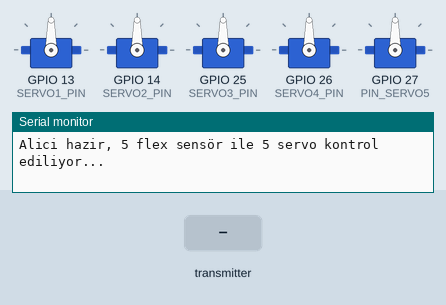
Bench run of a sketch on a simulated ESP32. On the bench: 5 × servo, the last lines printed to the serial monitor. The test bench sets the inputs (shaded band). No radio packets arrive unless stated.

Above: at 1.2 s.
1.3 s: the transmitter starts sending gelenVeriler.0 = 0
At 2.5 s:
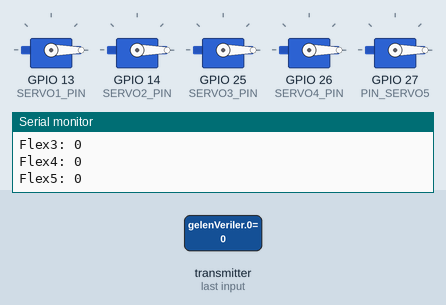
2.8 s: the transmitter starts sending gelenVeriler.1 = 64
At 3.6 s:
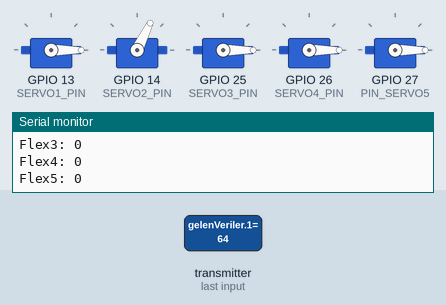
4.3 s: the transmitter starts sending gelenVeriler.2 = 64
At 4.8 s:
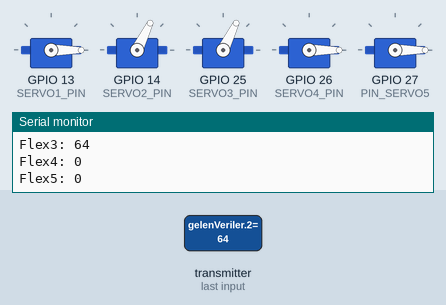
5.8 s: the transmitter starts sending gelenVeriler.3 = 64
At 7.0 s:
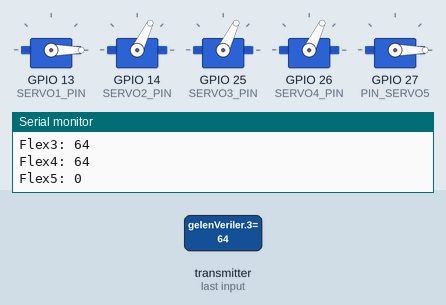
7.3 s: the transmitter starts sending gelenVeriler.4 = 64
At 8.3 s:
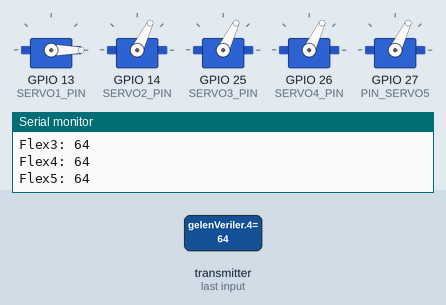
8.8 s: the transmitter starts sending gelenVeriler.0 = 64
At 9.4 s:
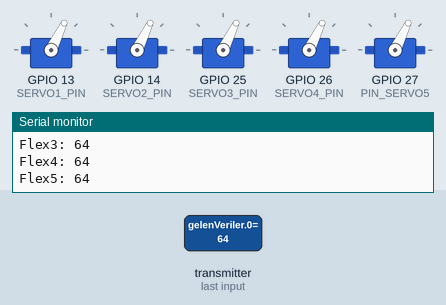
Timing chart, 0 to 11.3 s (numbered marks = the images above; inputs shaded):
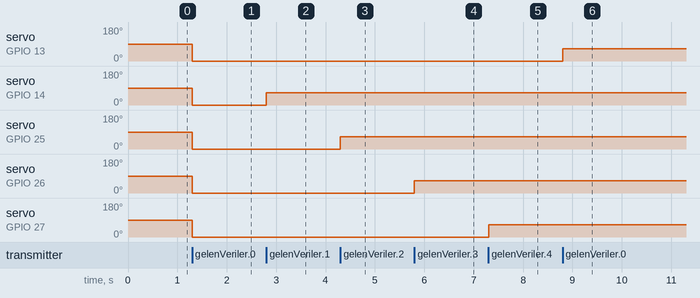

The sketch:

alici.receiver.ino
```cpp
#include <SPI.h>
#include <nRF24L01.h>
#include <RF24.h>
#include <ESP32Servo.h> // ESP32 için servo kütüphanesi

#define CE_PIN 22
#define CSN_PIN 21

// 5 servo için pinler
#define SERVO1_PIN 13
#define SERVO2_PIN 14
#define SERVO3_PIN 25
#define SERVO4_PIN 26
#define PIN_SERVO5 27 // Görseldeki tanım: #define SERVO5_PIN 27

RF24 radio(CE_PIN, CSN_PIN);
const byte address[6] = "00001";

Servo myServo1;
Servo myServo2;
Servo myServo3;
Servo myServo4;
Servo myServo5;

// Flex sensörlerden gelen veriler
uint8_t gelenVeri1; // 1. flex sensör
uint8_t gelenVeri2; // 2. flex sensör
uint8_t gelenVeri3; // 3. flex sensör
uint8_t gelenVeri4; // 4. flex sensör
uint8_t gelenVeri5; // 5. flex sensör

void setup() {
  Serial.begin(115200);

  // Servoları başlat
  myServo1.attach(SERVO1_PIN);
  myServo2.attach(SERVO2_PIN);
  myServo3.attach(SERVO3_PIN);
  myServo4.attach(SERVO4_PIN);
  myServo5.attach(PIN_SERVO5);

  // nRF24 başlat
  SPI.begin(18, 19, 23); // SCK, MISO, MOSI pinleri
  if (!radio.begin()) {
    Serial.println("nRF24 baslatilamadi!");
    while (1);
  }

  radio.openReadingPipe(0, address);
  radio.setPALevel(RF24_PA_MAX); // daha güçlü sinyal
  radio.setDataRate(RF24_2MBPS); // hızlı ve düşük gecikmeli
  radio.startListening();

  Serial.println("Alici hazir, 5 flex sensör ile 5 servo kontrol ediliyor...");
}

void loop() {
  if (radio.available()) {
    // 5 flex sensör verisini al
    uint8_t gelenVeriler[5];
    radio.read(&gelenVeriler, sizeof(gelenVeriler));

    gelenVeri1 = gelenVeriler[0];
    gelenVeri2 = gelenVeriler[1];
    gelenVeri3 = gelenVeriler[2];
    gelenVeri4 = gelenVeriler[3];
    gelenVeri5 = gelenVeriler[4];

    Serial.print("Flex1: "); Serial.println(gelenVeri1);
    Serial.print("Flex2: "); Serial.println(gelenVeri2);
    Serial.print("Flex3: "); Serial.println(gelenVeri3);
    Serial.print("Flex4: "); Serial.println(gelenVeri4);
    Serial.print("Flex5: "); Serial.println(gelenVeri5);

    // 1. flex -> Servo1
    myServo1.write(gelenVeri1);

    // 2. flex -> Servo2
    myServo2.write(gelenVeri2);

    // 3. flex -> Servo3
    myServo3.write(gelenVeri3);

    // 4. flex -> Servo4
    myServo4.write(gelenVeri4);

    // 5. flex -> Servo5
    myServo5.write(gelenVeri5);
  }
}
```

Measured:
- after the input at 1.3 s, servo on GPIO 13 (SERVO1_PIN), servo on GPIO 14 (SERVO2_PIN), servo on GPIO 25 (SERVO3_PIN), servo on GPIO 26 (SERVO4_PIN), servo on GPIO 27 (PIN_SERVO5): 90° → 0° at once
- after the input at 2.8 s, servo on GPIO 14 (SERVO2_PIN): 0° → 64° at once
- after the input at 4.3 s, servo on GPIO 25 (SERVO3_PIN): 0° → 64° at once
- after the input at 5.8 s, servo on GPIO 26 (SERVO4_PIN): 0° → 64° at once
- after the input at 7.3 s, servo on GPIO 27 (PIN_SERVO5): 0° → 64° at once
- after the input at 8.8 s, servo on GPIO 13 (SERVO1_PIN): 0° → 64° at once
